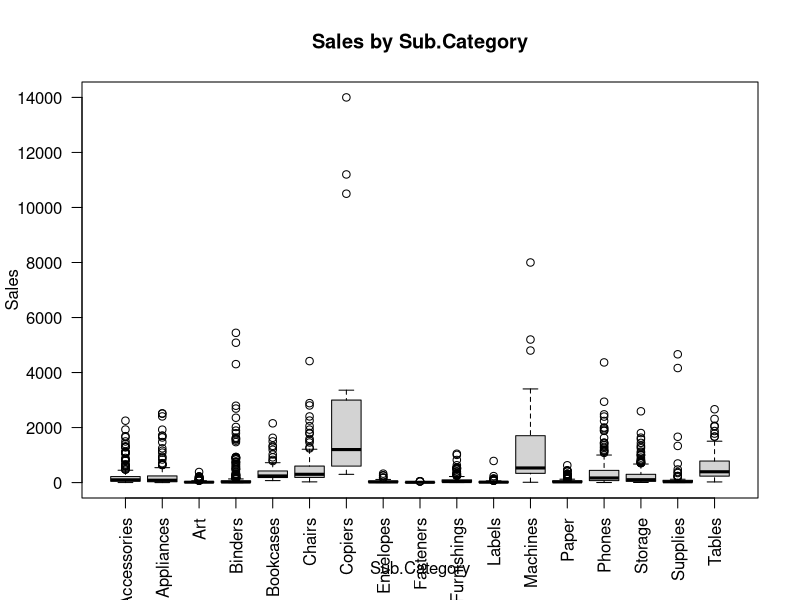
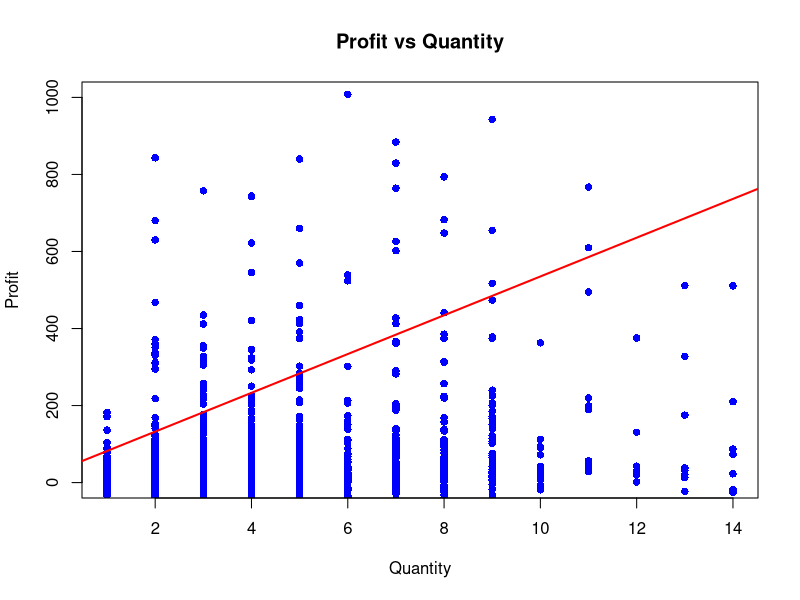

Reproduce these figures in R, in order.
data = read.csv("US  E-commerce records 2020_YC.csv")
library(psych)

#Regression Test #1


summary(lm(Sales ~ factor(data$Sub.Category), data = data))


boxplot(data$Sales ~ factor(data$Sub.Category),
        main = "Sales by Sub.Category",
        xlab = "Sub.Category",
        ylab = "Sales", 
        las=2)



dev.off()

#------------------------------------------------------------------
#Regression Test #2

#Profit vs Quantity


summary(lm(Profit ~ Quantity, data = data))



plot(data$Quantity, data$Profit,
     main = "Profit vs Quantity",
     xlab = "Quantity",
     ylab = "Profit",
     col = "blue", pch = 16, 
     ylim= c(0,1000))
abline(lm(Sales ~ Quantity, data = data), col = "red", lwd = 2)




